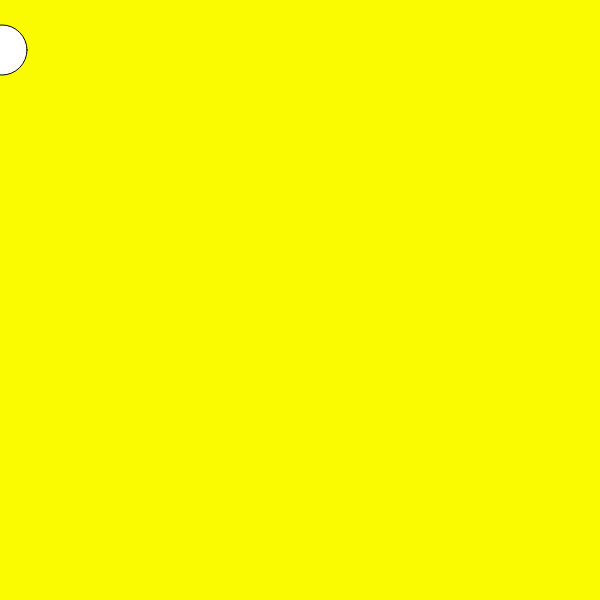
Frame 1 (no input)
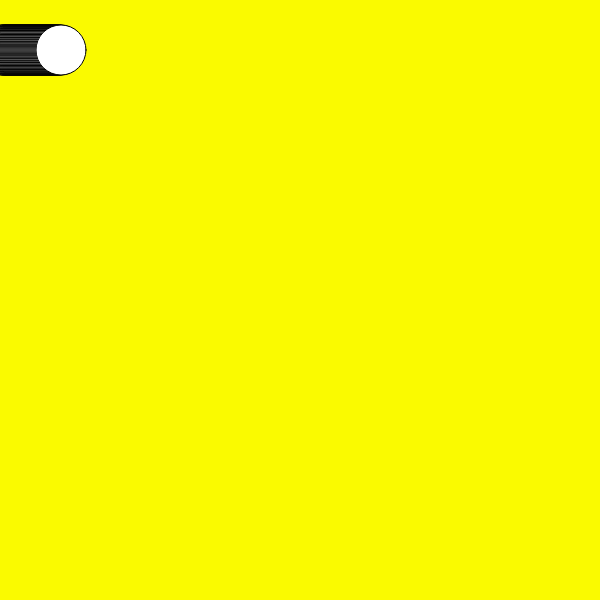
Frame 60 (no input)
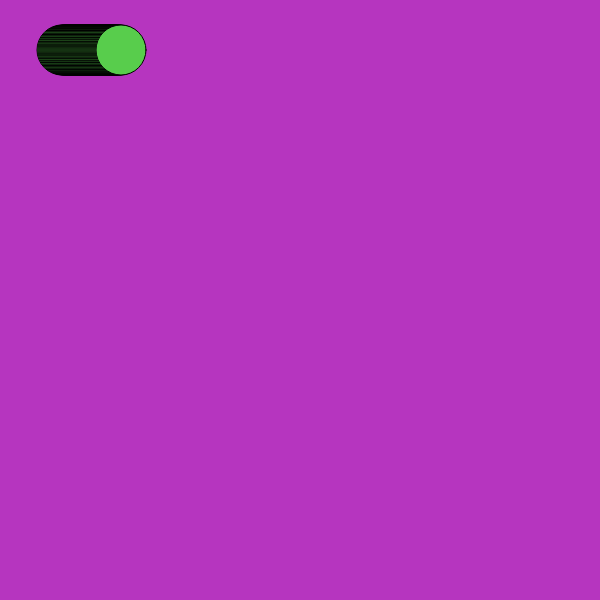
Frame 120 (the mouse pressed at the canvas centre since frame 60)

The p5.js sketch that drew these frames (run headless with seeded random() and noise() and a simulated clock; from frame 60 on, the mouse is pressed at the canvas centre):

// p5.js sketch
// ── sketch.js
var x = 1
function setup() {
  createCanvas(600,600)
    background(250,250,0)

}

function draw() {

  x= x+1
  // for (i=1, i<10, i++)
  ellipse(x,50,50,50)
  //fill(200,200,200)
  //ellipse(mouseX, mouseY,100,100)
}

function mousePressed(){
  background(random(255),random(255),random(255))
  fill(random(255),random(255),random(255))
}
